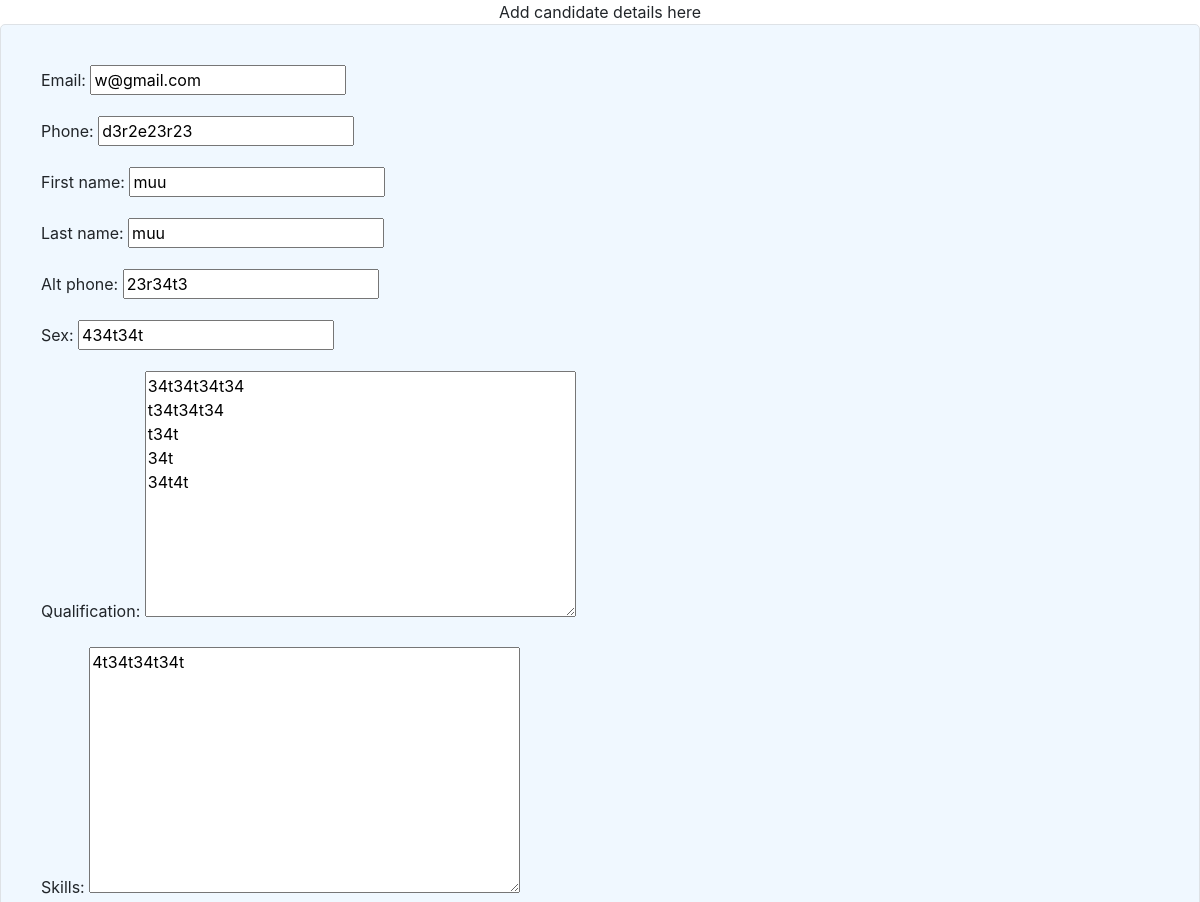
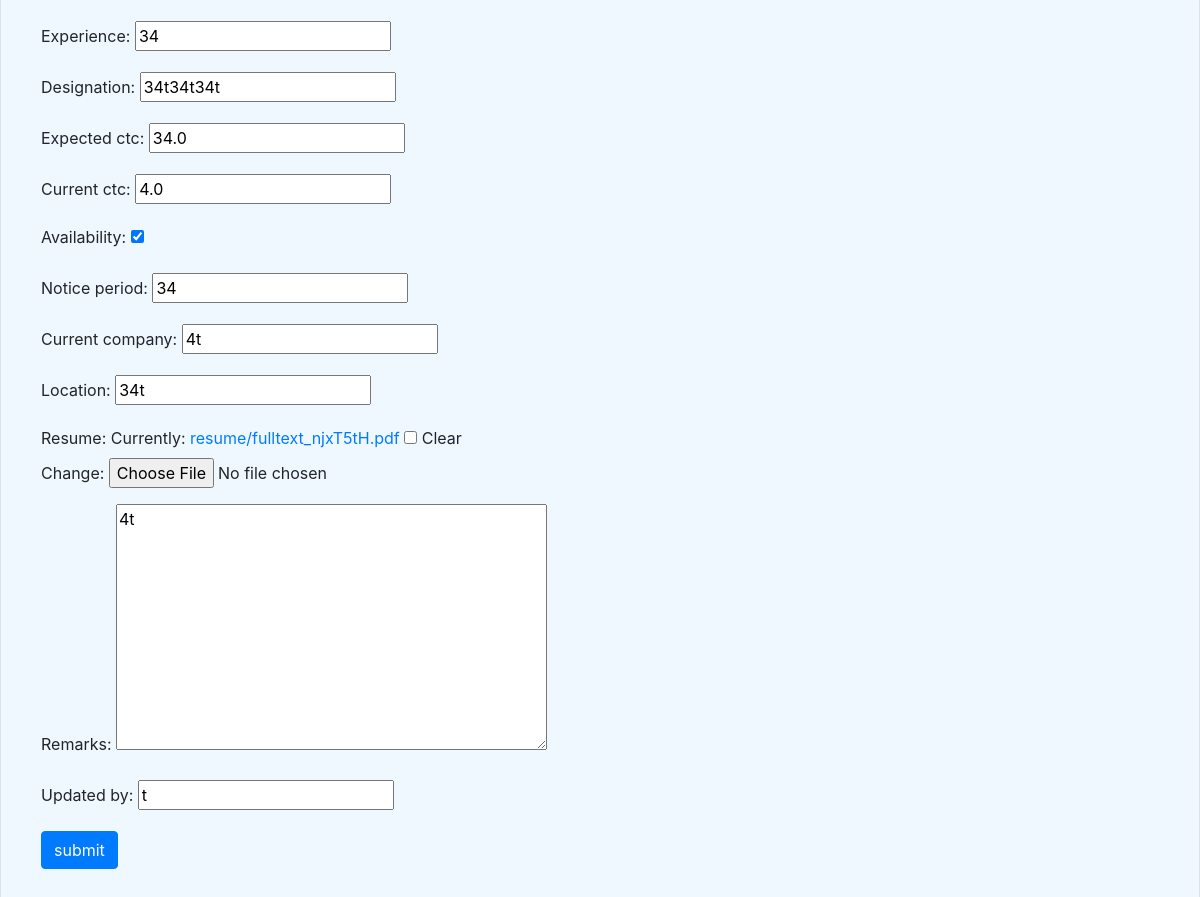
/update/10/, run on the app's committed database (2 pictures, top to bottom).
### candidate_app/models.py (models this page shows, shortened)
class Candidate(models.Model):
    user = models.ForeignKey(User, on_delete=models.CASCADE,blank=True,null=True)
    email = models.EmailField(unique=True)
    phone = models.CharField(max_length=15)
    first_name = models.CharField(max_length=150, null=False)
    last_name = models.CharField(max_length=150)
    alt_phone = models.CharField(max_length=15)
    sex = models.CharField(max_length=50)
    qualification = models.TextField()
    skills = models.TextField()
    experience = models.IntegerField()
    designation = models.CharField(max_length=50)
    expected_ctc = models.FloatField()
    current_ctc = models.FloatField()
    availability = models.BooleanField(default=True)
    notice_period = models.IntegerField()
    current_company = models.CharField(max_length=100)
    location = models.CharField(max_length=50)
    resume = models.FileField(upload_to='resume/',max_length=200,blank=True,null=True)
    remarks = models.TextField()
    updated_by = models.CharField(max_length=50)
    updated_on = models.DateTimeField(auto_now_add=True)
    class Meta:
        ordering = ["-updated_on"]

### candidate_app/views.py (the view)
# urls.py: path('update/<int:pk>/',Updatecandidate.as_view(),name='update') ,  ## update a candidate
class Updatecandidate(UpdateView):
    model = Candidate
    success_url= reverse_lazy('list')
    template_name = 'add_candidate.html'
    fields = ['email','phone','first_name','last_name','alt_phone','sex','qualification','skills','experience','designation','expected_ctc','current_ctc','availability','notice_period','current_company','location','resume','remarks','updated_by']

### templates/add_candidate.html (shortened to what this page needs)
<!DOCTYPE html>
<html lang="en">
<head>
    <link rel="stylesheet" href="https://cdn.jsdelivr.net/npm/bootstrap@4.4.1/dist/css/bootstrap.min.css">
</head>
<body>
    <center>Add candidate details here</center>
   <div class="border">
    <form method="post" action="" enctype="multipart/form-data">
      {{form.as_p}}
      <input class="btn btn-primary" type="submit" value="submit">
    <br><br>
    </form>
  </div>
</body>
</html>

### templates/add_candidate.html (style rules this page uses)
.border { border: 1px solid green; padding: 40px; border-radius: 5px; background-color:aliceblue; }

### data on the page
Candidate: email "w@gmail.com", phone "d3r2e23r23", first_name "muu", last_name "muu", alt_phone "23r34t3", sex "434t34t", qualification "34t34t34t34 t34t34t34 t34t 34t 34t4t", skills "4t34t34t34t", experience "34", designation "34t34t34t", expected_ctc "34.0", current_ctc "4.0", availability "☑", notice_period "34", current_company "4t", location "34t", remarks "4t", updated_by "t"
